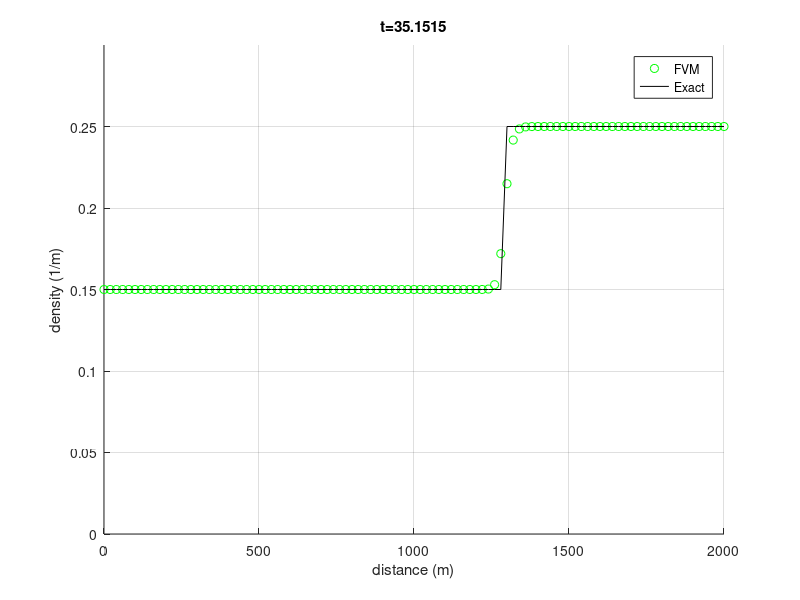

MATLAB code to generate this figure:
% Script: convect1d.m
clear all;

%set constants
v_max = 33;     % m/s
p_max = 0.25;   % 1/m
p_L = 0.15;     % Left boundary density
p_R = 0.25;     % Right boundary density

% Set-up grid
xL = 0;
xR = 2000;
Nx = 100;       % number of cells
x = linspace(xL,xR,Nx+1);

% Calculate midpoint of each cell. 
xmid = zeros(1,Nx);
for i = 1:1:Nx
    xmid(i) = (.5)*(x(i) + x(i+1));
end % for i = 1:1:Nx

% Calculate cell size. We assume that each cell is the same size
dx = x(2) - x(1);

% Set shock velocity
a = ((1-p_L/p_max)*v_max*p_L - (1-p_R/p_max)*v_max*p_R)/(p_L-p_R);

% Set final time
tfinal = 35;

% Set timestep
CFL = 0.5;
dt = CFL*dx/v_max;
t=0;

% Set initial condition to p0 = 0.15 (1/m)
P = zeros(1,numel(xmid));       % Density in each cell
for i = 1:1:numel(xmid)
    P(i) = .15;
end % for i = 1:1:numel(xmid)

% Initialize exact solution array
P_Exact=zeros(size(P));         % Exact density in each cell (at midpoints)

% Loop until t > tfinal
while (t < tfinal)
    Pbc = [p_L, P, p_R]; % This enforces the bc
    
    % Calculate the flux at each interface
    %Pbc_avg = 0.5*(Pbc(1:Nx+1)+Pbc(2:Nx+2));
    n_Pbc = numel(Pbc);             % Get number of elements.
    
    Flux_L_Bound = zeros(1,n_Pbc);
    for i = 1:1:n_Pbc
        Flux_L_Bound(i) = (1-Pbc(i)/p_max)*v_max*Pbc(i);
    end % for i = 1:1:n_Pbc
    
    % Find net flux in each cell
    Net_Flux = zeros(1,Nx+2);
    for i = 1:1:(Nx+1)
        Net_Flux(i) = Flux_L_Bound(i) - Flux_L_Bound(i+1);
        % for the ith cell, the density flows from right to left. Thus,
        % density leaves through the left boundary and enters through the
        % right boundary. However, the right boundary of the ith cell is
        % the left boundary of the i+1th cell. Thus, to get the right flux
        %, we simply find the left flux in the i+1th cell.
    end % for i = 1:1:(n_Pbc-1)
    
    % Update P for all interior elements of Pbc
    for i = 2:1:(Nx+1)
        P(i-1) = P(i-1) + Net_Flux(i)*(dt/dx);
    end % for i = 2:1:(Nx+2)

    %calculate exact solution at this time step
        for i=1:length(P_Exact)
            if ((dx*(i-1/2))-2000)/t < a
                P_Exact(i) = p_L;
            else
                P_Exact(i) = p_R;
            end
        end

    % Increment time
    t = t + dt;

    % Plot current solution
    figure(1);
    clf;    
    hold on;
    grid on;

    plot(x,[P, P(Nx)],'go');
    plot(x,[P_Exact, P_Exact(Nx)],'k-');
        axis([xL, xR, 0, 0.3]);
        legend('FVM','Exact');
        title(['t=',num2str(t)]);
        ylabel('density (1/m)');
        xlabel('distance (m)');
    drawnow;
    hold off;
end % while(t < tfinal)